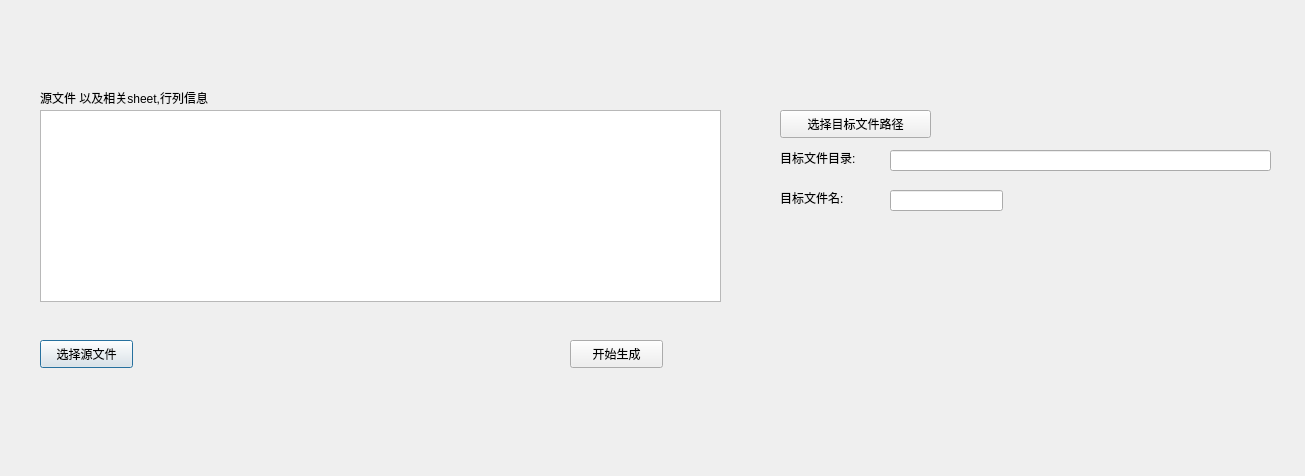
<?xml version="1.0" encoding="UTF-8"?>
<ui version="4.0">
 <class>Dialog</class>
 <widget class="QDialog" name="Dialog">
  <property name="geometry">
   <rect>
    <x>0</x>
    <y>0</y>
    <width>1305</width>
    <height>476</height>
   </rect>
  </property>
  <property name="windowTitle">
   <string>Dialog</string>
  </property>
  <widget class="QPushButton" name="SelectSrcFile">
   <property name="geometry">
    <rect>
     <x>40</x>
     <y>340</y>
     <width>93</width>
     <height>28</height>
    </rect>
   </property>
   <property name="text">
    <string>选择源文件</string>
   </property>
  </widget>
  <widget class="QLabel" name="label">
   <property name="geometry">
    <rect>
     <x>40</x>
     <y>90</y>
     <width>291</width>
     <height>16</height>
    </rect>
   </property>
   <property name="text">
    <string>源文件 以及相关sheet,行列信息</string>
   </property>
  </widget>
  <widget class="QTableView" name="SourceTable">
   <property name="geometry">
    <rect>
     <x>40</x>
     <y>110</y>
     <width>681</width>
     <height>192</height>
    </rect>
   </property>
   <property name="editTriggers">
    <set>QAbstractItemView::AnyKeyPressed|QAbstractItemView::DoubleClicked|QAbstractItemView::EditKeyPressed|QAbstractItemView::SelectedClicked</set>
   </property>
  </widget>
  <widget class="QPushButton" name="ChooseDestDir">
   <property name="geometry">
    <rect>
     <x>780</x>
     <y>110</y>
     <width>151</width>
     <height>28</height>
    </rect>
   </property>
   <property name="text">
    <string>选择目标文件路径</string>
   </property>
  </widget>
  <widget class="QLineEdit" name="DestFileName">
   <property name="geometry">
    <rect>
     <x>890</x>
     <y>190</y>
     <width>113</width>
     <height>21</height>
    </rect>
   </property>
  </widget>
  <widget class="QLabel" name="label_2">
   <property name="geometry">
    <rect>
     <x>780</x>
     <y>150</y>
     <width>111</width>
     <height>16</height>
    </rect>
   </property>
   <property name="text">
    <string>目标文件目录: </string>
   </property>
  </widget>
  <widget class="QLabel" name="label_3">
   <property name="geometry">
    <rect>
     <x>780</x>
     <y>190</y>
     <width>111</width>
     <height>16</height>
    </rect>
   </property>
   <property name="text">
    <string>目标文件名: </string>
   </property>
  </widget>
  <widget class="QLineEdit" name="DestFileDir">
   <property name="geometry">
    <rect>
     <x>890</x>
     <y>150</y>
     <width>381</width>
     <height>21</height>
    </rect>
   </property>
  </widget>
  <widget class="QPushButton" name="StartGenerate">
   <property name="geometry">
    <rect>
     <x>570</x>
     <y>340</y>
     <width>93</width>
     <height>28</height>
    </rect>
   </property>
   <property name="text">
    <string>开始生成</string>
   </property>
  </widget>
 </widget>
 <resources/>
 <connections/>
</ui>
